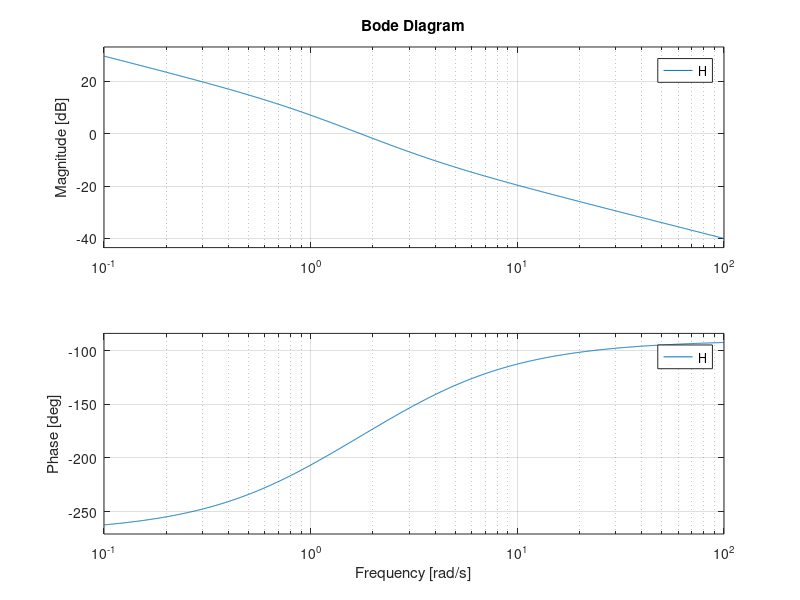

MATLAB code for this plot:
numerator = [1 3]; % Coefficients of 's' and constant term in the numerator
denominator = [1 -1 0]; % Coefficients of 's^2', 's', and constant term in the denominator
H = tf(numerator, denominator);

bode(H)